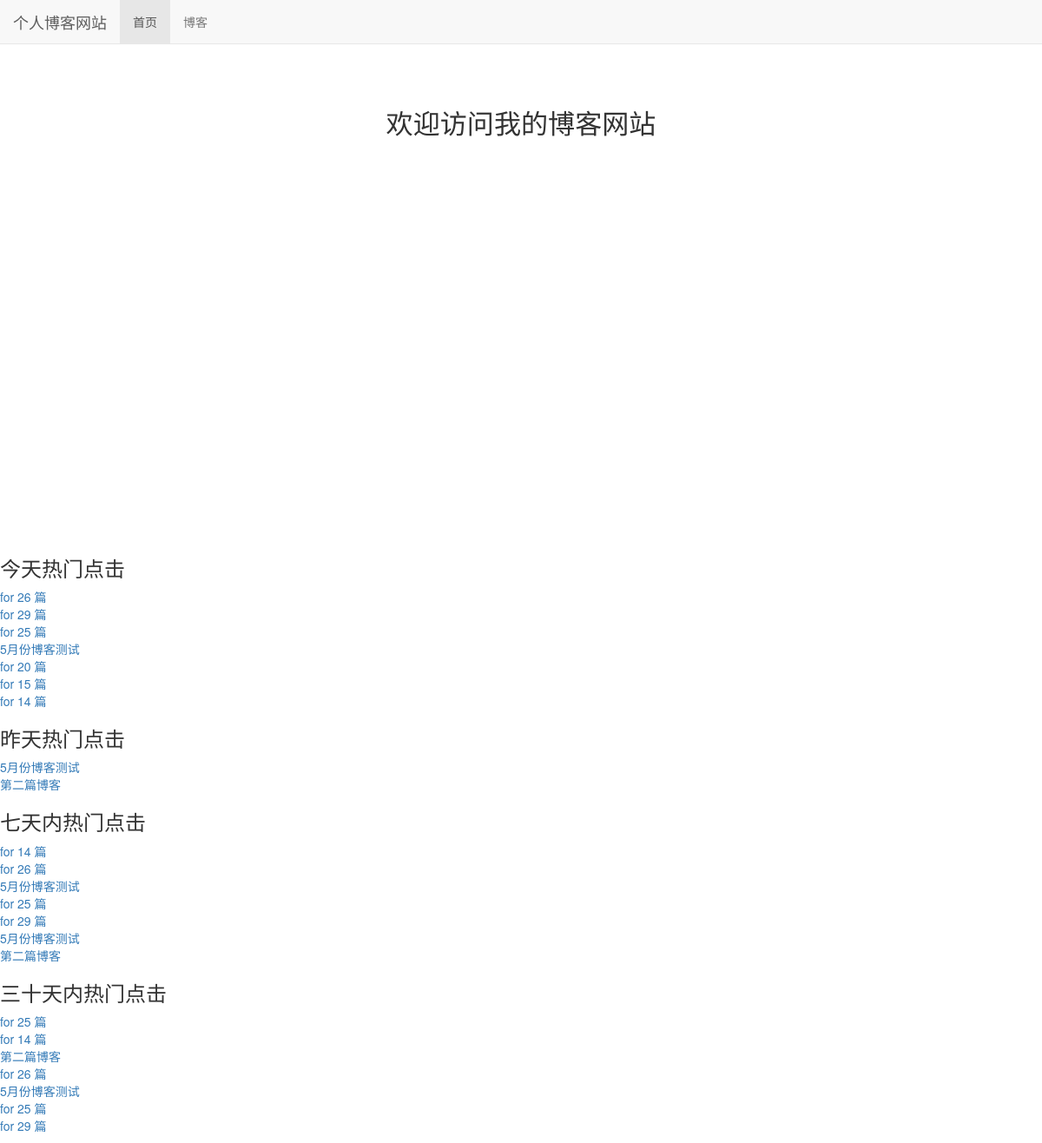
The page / on the database its author committed.
### read_statistics/models.py (models this page shows)
class ReadDetail(models.Model):
	date = models.DateField(default=timezone.now)
	read_num = models.IntegerField(default=0)
	content_type = models.ForeignKey(ContentType, on_delete=models.DO_NOTHING)
	object_id = models.PositiveIntegerField()
	content_object = GenericForeignKey('content_type', 'object_id')

### blog/models.py (models this page shows, shortened)
class Blog(models.Model, ReadNumExpandMethod):
	title = models.CharField(max_length=50)
	content = RichTextUploadingField()
	author = models.ForeignKey(User, on_delete=models.DO_NOTHING)
	blog_type = models.ForeignKey(BlogType, on_delete=models.DO_NOTHING)
	created_time = models.DateTimeField(auto_now_add=True)
	last_update_time = models.DateTimeField(auto_now=True)
	read_details = GenericRelation(ReadDetail)
	class Meta:
		ordering = ['-created_time']

### BiliBlog/views.py (the view)
# urls.py: 2. Add a URL to urlpatterns:  path('', views.home, name='home')
def home(request):
	blog_content_type = ContentType.objects.get_for_model(Blog)
	read_nums, dates = get_seven_days_read_data(blog_content_type)
	context = {}
	context['read_nums'] = read_nums
	context['dates'] = dates
	context['today_hot_data'] = get_today_hot_data(blog_content_type)
	context['yesterday_hot_data'] = get_yesterday_hot_data(blog_content_type)
	context['seven_days_hot_data'] = get_7_days_hot_blogs()
	context['thirty_days_hot_data'] = get_30_days_hot_blogs()
	return render_to_response('home.html', context)

### read_statistics/utils.py (called while the page is built)
def get_seven_days_read_data(content_type):
	today = timezone.now().date()
	read_nums = []
	dates = []
	for i in range(6, -1, -1):
		date = today - datetime.timedelta(days=i)
		dates.append(date.strftime('%m/%d'))
		read_details = ReadDetail.objects.filter(content_type=content_type, date=date)
		result = read_details.aggregate(read_num_sum=Sum('read_num'))
		read_nums.append(result['read_num_sum'] or 0)
	return read_nums, dates

def get_today_hot_data(content_type):
	today = timezone.now().date()
	read_details = ReadDetail.objects.filter(content_type=content_type, date=today).order_by('-read_num')
	return read_details[:7]

def get_yesterday_hot_data(content_type):
	today = timezone.now().date()
	yesterday = today - datetime.timedelta(days=1)
	read_details = ReadDetail.objects.filter(content_type=content_type, date=yesterday).order_by('-read_num')
	return read_details[:7]

def get_7_days_hot_blogs():
	today = timezone.now().date()
	date = today - datetime.timedelta(days=7)
	blogs = Blog.objects \
		.filter(read_details__date__lte=today, read_details__date__gte=date) \
		.values('id', 'title') \
		.annotate(read_num_sum=Sum('read_details__read_num')) \
		.order_by('-read_details__read_num')
	return blogs[:7]

def get_30_days_hot_blogs():
	today = timezone.now().date()
	date = today - datetime.timedelta(days=30)
	blogs = Blog.objects \
		.filter(read_details__date__lte=today, read_details__date__gte=date) \
		.values('id', 'title') \
		.annotate(read_num_sum=Sum('read_details__read_num')) \
		.order_by('-read_details__read_num')
	return blogs[:7]

### templates/home.html (shortened to what this page needs)
{% extends 'base.html' %}
{% load staticfiles %}
{% block header_extends %}
    <link rel="stylesheet" href="{% static 'css/home.css' %}"/>
{% endblock header_extends %}
{% block nav_home_active %}
    active
{% endblock nav_home_active %}
{% block content %}
    <h3 class="home-content">欢迎访问我的博客网站</h3>
    <div id="container" style="width: 600px;height:400px;"></div>
    <h3>今天热门点击</h3>
    <ul>
        {% for hot_data in today_hot_data %}
            <li>
                <a href="{% url 'blog_detail' hot_data.object_id %}">{{ hot_data.content_object.title }}</a>
            </li>
        {% empty %}
            <li>今天暂无热门博客</li>
        {% endfor %}
    </ul>
    <h3>昨天热门点击</h3>
    <ul>
        {% for yesterday_data in yesterday_hot_data %}
            <li>
                <a href="{% url 'blog_detail' yesterday_data.object_id %}">{{ yesterday_data.content_object.title }}</a>
            </li>
        {% empty %}
            <li>昨天暂无热门博客</li>
        {% endfor %}
    </ul>
    <h3>七天内热门点击</h3>
    <ul>
        {% for hot_data in seven_days_hot_data %}
            <li>
                <a href="{% url 'blog_detail' hot_data.id %}">{{ hot_data.title }}</a>
            </li>
        {% empty %}
            <li>今天暂无热门博客</li>
        {% endfor %}
    </ul>
    <h3>三十天内热门点击</h3>
    <ul>
        {% for hot_data in thirty_days_hot_data %}
            <li>
                <a href="{% url 'blog_detail' hot_data.id %}">{{ hot_data.title }}</a>
            </li>
        {% empty %}
            <li>今天暂无热门博客</li>
        {% endfor %}
    </ul>
{% endblock content %}

### static/css/base.css (style rules this page uses)
* { margin: 0; padding: 0; }
body { margin-top: 70px !important; }
ul { list-style-type: none !important; }

### static/css/home.css (style rules this page uses)
h3.home-content { font-size: 222%; text-align: center; margin-top: 4em; margin-bottom: 2em; }
div#container { margin: 0 auto; }

### rows shown on the page
ReadDetail: content_object "for 26 篇"
ReadDetail: content_object "for 29 篇"
ReadDetail: content_object "for 25 篇"
ReadDetail: content_object "5月份博客测试"
ReadDetail: content_object "for 20 篇"
ReadDetail: content_object "for 15 篇"
ReadDetail: content_object "for 14 篇"
ReadDetail: content_object "5月份博客测试"
ReadDetail: content_object "第二篇博客"
Blog: title "for 14 篇"
Blog: title "for 26 篇"
Blog: title "5月份博客测试"
Blog: title "for 25 篇"
Blog: title "for 29 篇"
Blog: title "第二篇博客"
